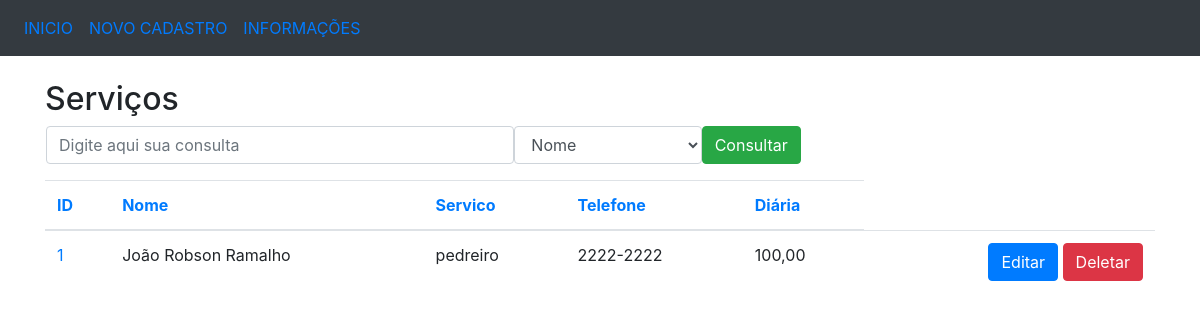
Page /listagem/1/ on the committed database.
### crud/models.py (models this page shows, shortened)
class Pessoa(models.Model):
    nome = models.CharField(max_length=100)
    servico = models.CharField(max_length=20)
    telefone = models.CharField(max_length=30)
    salario = models.DecimalField(max_digits=7, decimal_places=2)

### crud/views.py (the view)
# urls.py: path('listagem/<int:id>/', selecao),
def selecao(request, id):
    titulo = 'Serviços'
    pessoa = Pessoa.objects.get(id=id)
    return render(request, 'listagem.html', {'titulo':titulo, 'pessoas':[pessoa]})

### crud/templates/listagem.html (shortened to what this page needs)
<!DOCTYPE html>
<html lang="en">
<head>
    <link rel="stylesheet" href="https://maxcdn.bootstrapcdn.com/bootstrap/4.3.1/css/bootstrap.min.css">
</head>
<body>
    <nav class="navbar navbar-expand-sm bg-dark">
        <ul class="navbar-nav">
            <li class="nav-item">
                <a class="nav-link" href="/crud/listagem">INICIO</a>
            </li>
            <li class="nav-item">
                <a class="nav-link" href="/crud/insercao">NOVO CADASTRO</a>
            </li>
            <li class="nav-item">
                <a class="nav-link" href="/crud/graficos">INFORMAÇÕES</a>
            </li>
        </ul>
    </nav>
    <br>
    <div class="container">
        <h2>{{titulo}}</h2>
        <form action="/crud/consulta/" method="POST" name="frm_consulta" class="ml-3"> {% csrf_token %}
            <div class="form-group">
                <div class="row">
                    <input type="text" class="form-control col-md-5" name="consulta"
                    placeholder="Digite aqui sua consulta">
                    <select class="form-control col-md-2" name="campo">
                        <option value="nome">Nome</option>
                    </select>
                    <button type="submit" class="btn btn-success">Consultar</button>
                </div>
            </div>
        </form>
        <div style="overflow-y: scroll; height: 310px; width: 100%;" align="center">
            <table class="table">
                <thead>
                    <tr>
                        <th><a href="/crud/ordenacao/id">ID</a></th>
                        <th><a href="/crud/ordenacao/nome">Nome</a></th>
                        <th><a href="/crud/ordenacao/servico">Servico</a></th>
                        <th><a href="/crud/ordenacao/telefone">Telefone</a></th>
                        <th><a href="/crud/ordenacao/salario">Diária</a> </th>
                    </tr>
                </thead>
                <tbody>
                    {% for pessoa in pessoas %}
                    <tr>
                        <td nowrap="true">
                            <a href="/crud/listagem/{{pessoa.id}}">{{pessoa.id}}</a>
                        </td>
                        <td nowrap="true">{{pessoa.nome}}</td>
                        <td nowrap="true">{{pessoa.servico}}</td>
                        <td nowrap="true">{{pessoa.telefone}}</td>
                        <td nowrap="true">{{pessoa.salario}}</td>
                        <td nowrap="true" align="right">
                            <a href="/crud/edicao/{{pessoa.id}}"
                            class="btn btn-primary" role="button">
                                Editar
                            </a>
                            <a href="/crud/delecao/{{pessoa.id}}"
                            class="btn btn-danger" role="button">
                                Deletar
                            </a>
                        </td>
                    </tr>
                    {% endfor %}
                </tbody>
            </table>
        </div>
    </div>
</body>
</html>

### rows in the picture
Pessoa: id "1", nome "João Robson Ramalho", servico "pedreiro", telefone "2222-2222", salario "100,00"

### other values in the picture
{{ titulo }} "Serviços"
